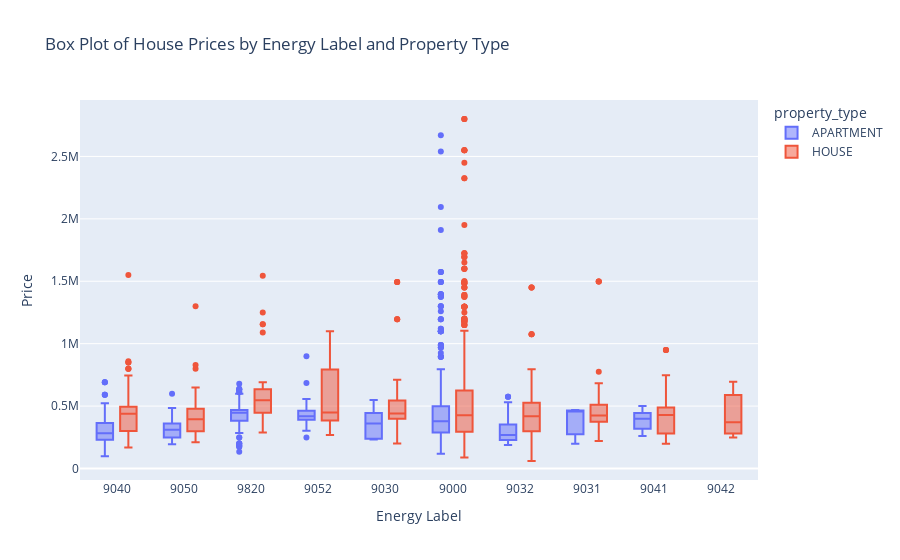

The notebook cell this image was saved under:
### Code cell
df.head(50)

# Create the box plot
fig = px.box(df, x='postal_code', y='price', color='property_type', title='Box Plot of House Prices by Energy Label and Property Type')#category_orders={'energy_label': energy_label_order})

# Update layout for better visualization
fig.update_layout(
    xaxis_title='Energy Label',
    yaxis_title='Price',
    boxmode='group'  # Group by property type
)

# Show the plot
fig.show()

### Figure 1 — Plotly figure (JSON) as saved in the notebook; plotly's stock layout.template omitted (floating-point values rounded to 4 significant figures; data arrays with more than 128 entries replaced by an {"elided": "..."} marker saying what was removed)
{"data": [{"alignmentgroup": "True", "hovertemplate": "property_type=APARTMENT<br>postal_code=%{x}<br>price=%{y}<extra></extra>", "legendgroup": "APARTMENT", "marker": {"color": "#636efa"}, "name": "APARTMENT", "notched": false, "offsetgroup": "APARTMENT", "orientation": "v", "showlegend": true, "type": "box", "x": {"elided": "999 str values"}, "x0": " ", "xaxis": "x", "y": {"elided": "999 int values"}, "y0": " ", "yaxis": "y"}, {"alignmentgroup": "True", "hovertemplate": "property_type=HOUSE<br>postal_code=%{x}<br>price=%{y}<extra></extra>", "legendgroup": "HOUSE", "marker": {"color": "#EF553B"}, "name": "HOUSE", "notched": false, "offsetgroup": "HOUSE", "orientation": "v", "showlegend": true, "type": "box", "x": {"elided": "1281 str values"}, "x0": " ", "xaxis": "x", "y": {"elided": "1281 int values"}, "y0": " ", "yaxis": "y"}], "layout": {"boxmode": "group", "legend": {"title": {"text": "property_type"}, "tracegroupgap": 0}, "title": {"text": "Box Plot of House Prices by Energy Label and Property Type"}, "xaxis": {"anchor": "y", "domain": [0, 1], "title": {"text": "Energy Label"}}, "yaxis": {"anchor": "x", "domain": [0, 1], "title": {"text": "Price"}}}}
